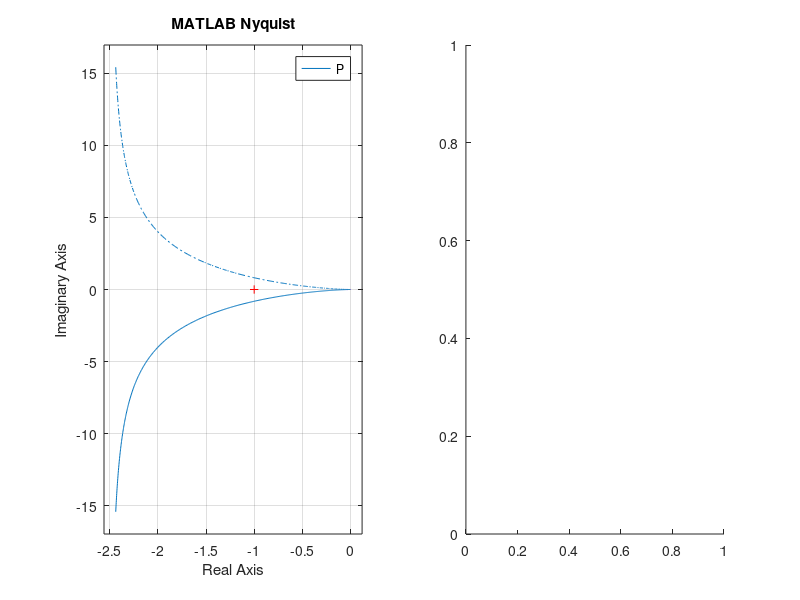

MATLAB code to generate this figure: (Note: this script raises an error after producing the figure.)
% Group 2
% Tomas Gareau - 20517229
% Jeremy Wong - 20518722
% Ziyang Huang - 20484629

%% Part 1
s = tf('s');
P = 10/(s*(s+2));

figure;
subplot(1, 2, 1);
nyquist(P);
title('MATLAB Nyquist');
subplot(1, 2, 2);
nyquist1(P);
title('Modified Nyquist');

%% Part 2
h = 2/(s^4 + 3*s^3 + 6*s^2 + s);

% best answer for rlocus with data cursor: 0.9416
% can't get much more accurate than that: MATLAB generates the root locus
% plot with discrete samples - we cannot get the exact gain margin from
% this plot because we are limited by the resolution used internally by
% MATLAB.
% we can also see that the root locus plot starts at the origin. this
% suggests that K must be greater than 0 - note that this answer is exact
% because (presumably) MATLAB directly samples the point generated when K=0
figure;
rlocus(h);

% Using the tool designed for this problem though gives the exact answer of
% 0.9444 (or 17/18, as shown in the video lectures).
gm = margin(h);
